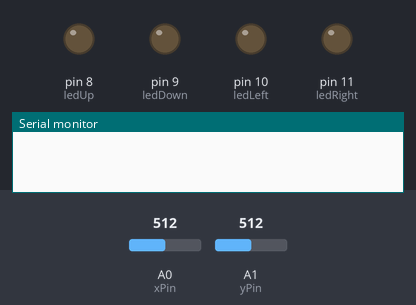
A sketch run on a simulated Arduino Uno, built with avr-gcc and run on an emulated ATmega328P. Parts: output pins drawn as LEDs (lit = HIGH), the last lines printed to the serial monitor. The test bench sets the inputs (shaded band); at power-on: A0 (xPin) = 512, A1 (yPin) = 512.

Above: at 1.2 s.
1.3 s: A0 (xPin) set to 786
2.8 s: A0 (xPin) set to 818
At 3.9 s:
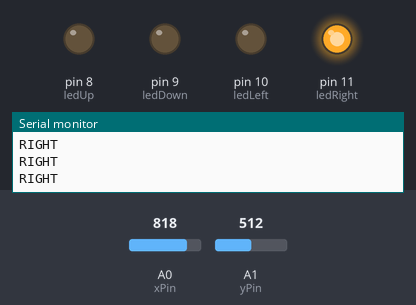
4.3 s: A1 (yPin) set to 791
5.8 s: A1 (yPin) set to 812
At 6.5 s:
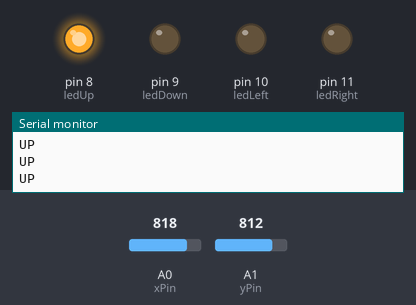
7.3 s: A1 (yPin) set to 190
At 7.8 s:
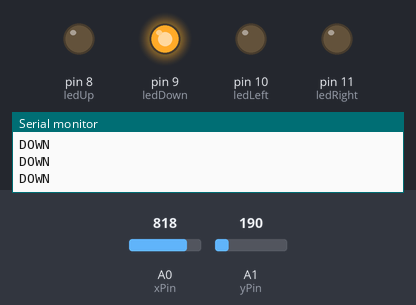
8.8 s: A1 (yPin) set to 213
At 9.1 s:
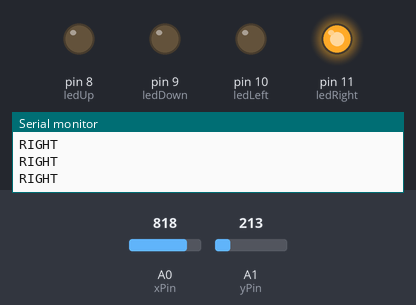
Timing chart, 0 to 11.3 s (numbered marks = the images above; inputs shaded):
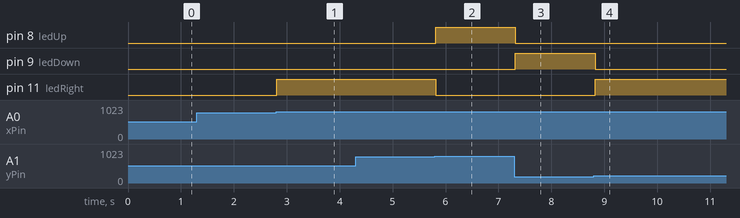

The sketch:

Joystick_LED_Control.ino
```cpp
const int xPin = A0;
const int yPin = A1;

const int ledUp = 8;
const int ledDown = 9;
const int ledLeft = 10;
const int ledRight = 11;

void setup() {
  pinMode(ledUp, OUTPUT);
  pinMode(ledDown, OUTPUT);
  pinMode(ledLeft, OUTPUT);
  pinMode(ledRight, OUTPUT);

  Serial.begin(9600);
}

void loop() {

  int xVal = analogRead(xPin);
  int yVal = analogRead(yPin);

  // Turn all LEDs OFF
  digitalWrite(ledUp, LOW);
  digitalWrite(ledDown, LOW);
  digitalWrite(ledLeft, LOW);
  digitalWrite(ledRight, LOW);

  // Up
  if (yVal > 800) {
    digitalWrite(ledUp, HIGH);
    Serial.println("UP");
  }

  // Down
  else if (yVal < 200) {
    digitalWrite(ledDown, HIGH);
    Serial.println("DOWN");
  }

  // Right
  else if (xVal > 800) {
    digitalWrite(ledRight, HIGH);
    Serial.println("RIGHT");
  }

  // Left
  else if (xVal < 200) {
    digitalWrite(ledLeft, HIGH);
    Serial.println("LEFT");
  }

  delay(100);
}
```

Measured:
- the behaviour switches between 800 and 801 on A0 (xPin) (found by bisection; images 0 and 1)
- the behaviour switches between 800 and 801 on A1 (yPin) (found by bisection; images 1 and 2)
- the behaviour switches between 199 and 200 on A1 (yPin) (found by bisection; images 3 and 4)
- after the input at 1.3 s, every drawn part: stays the same
- after the input at 2.8 s, pin 11 (ledRight): LOW → HIGH at once
- after the input at 5.8 s, pin 8 (ledUp): LOW → HIGH at once; pin 11 (ledRight): HIGH → LOW at once
- after the input at 7.3 s, pin 8 (ledUp): HIGH → LOW at once; pin 9 (ledDown): LOW → HIGH at once
- after the input at 8.8 s, pin 9 (ledDown): HIGH → LOW at once; pin 11 (ledRight): LOW → HIGH at once
